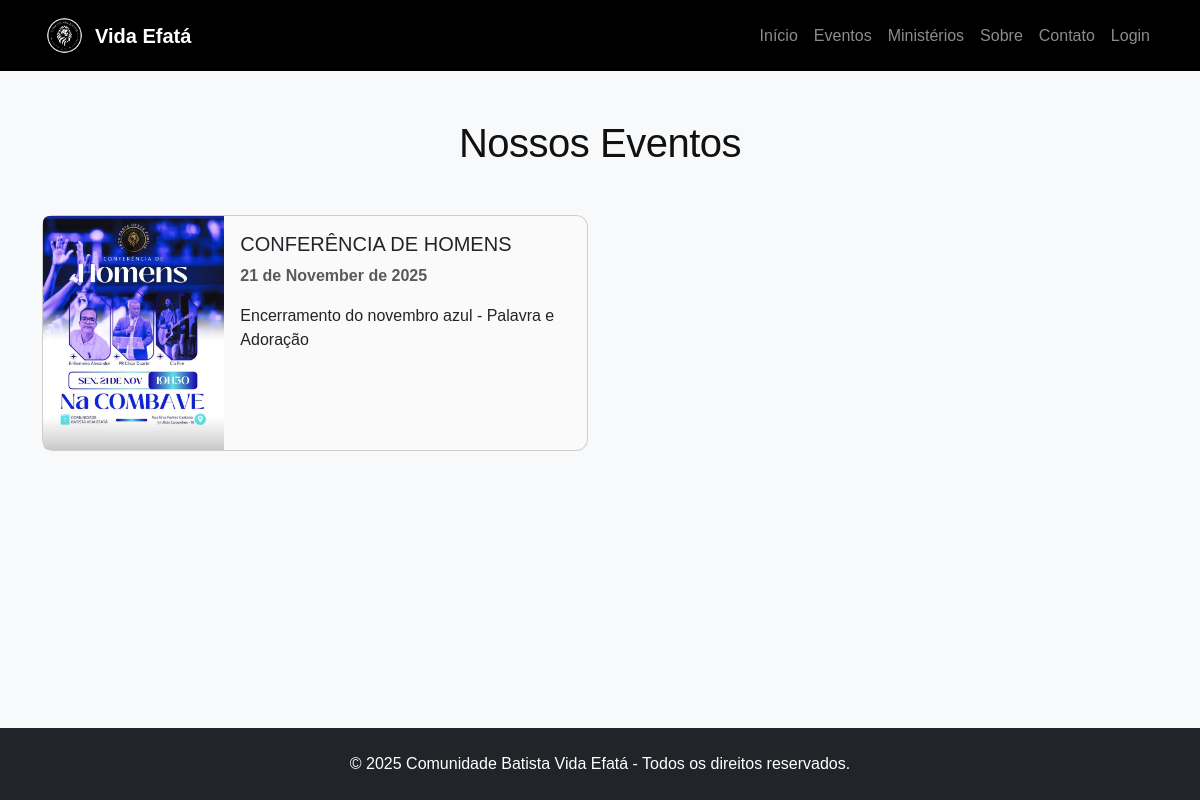
Before: /eventos with the older database file.
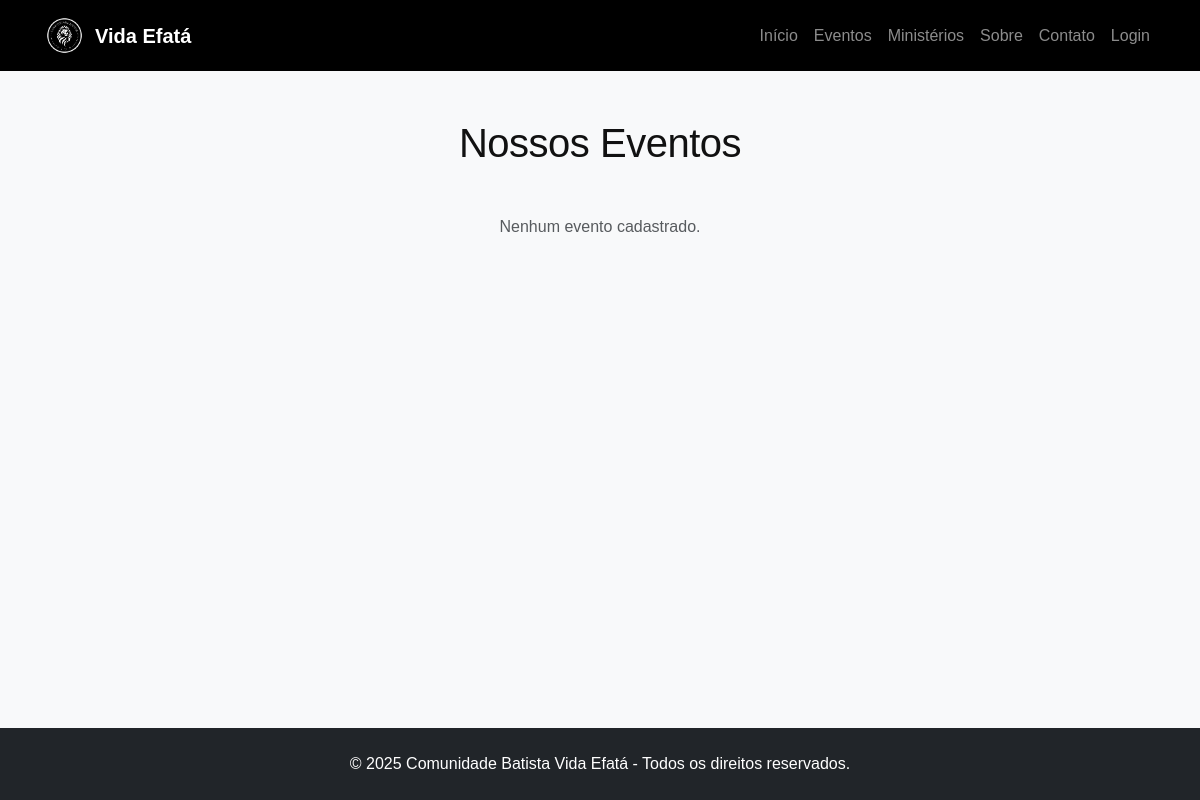
After: the same page with the newer database file.
### app.py (models this page shows)
class Evento(db.Model):
    __tablename__ = 'evento'
    id = db.Column(db.Integer, primary_key=True)
    titulo = db.Column(db.String(100), nullable=False)
    descricao = db.Column(db.Text, nullable=False)
    data = db.Column(db.Date, nullable=False)
    imagem = db.Column(db.String(200))

### app.py (the view)
@app.route('/eventos')
def eventos():
    eventos = Evento.query.order_by(Evento.data.desc()).all()
    return render_template('public/eventos.html', eventos=eventos)

### app.py (called while the page is built)
@app.context_processor
def inject_year():
    return {'current_year': datetime.now().year}

### templates/public/eventos.html (shortened to what this page needs)
{% extends "base.html" %}
{% block content %}
<div class="container py-5">
    <h1 class="text-center mb-5">Nossos Eventos</h1>
    <div class="row g-4">
        {% for e in eventos %}
        <div class="col-lg-6">
            <div class="card h-100">
                <div class="row g-0">
                    <div class="col-md-4">
                        {% if e.imagem %}
                            <img src="{{ url_for('uploaded_file', filename=e.imagem) }}" class="img-fluid rounded-start" style="height: 100%; object-fit: cover;">
                        {% else %}
                            <img src="https://via.placeholder.com/300?text=Evento" class="img-fluid rounded-start">
                        {% endif %}
                    </div>
                    <div class="col-md-8">
                        <div class="card-body">
                            <h5 class="card-title">{{ e.titulo }}</h5>
                            <p class="card-text text-muted"><strong>{{ e.data.strftime('%d de %B de %Y') }}</strong></p>
                            <p class="card-text">{{ e.descricao }}</p>
                        </div>
                    </div>
                </div>
            </div>
        </div>
        {% else %}
        <div class="col-12 text-center">
            <p class="text-muted">Nenhum evento cadastrado.</p>
        </div>
        {% endfor %}
    </div>
</div>
{% endblock %}

Changed rows visible on the page:
removed Evento: imagem (picture), titulo "CONFERÊNCIA DE HOMENS", data "21 de November de 2025", descricao "Encerramento do novembro azul - Palavra e Adoração"
Other visible differences:
text now shown: "Nenhum evento cadastrado."
